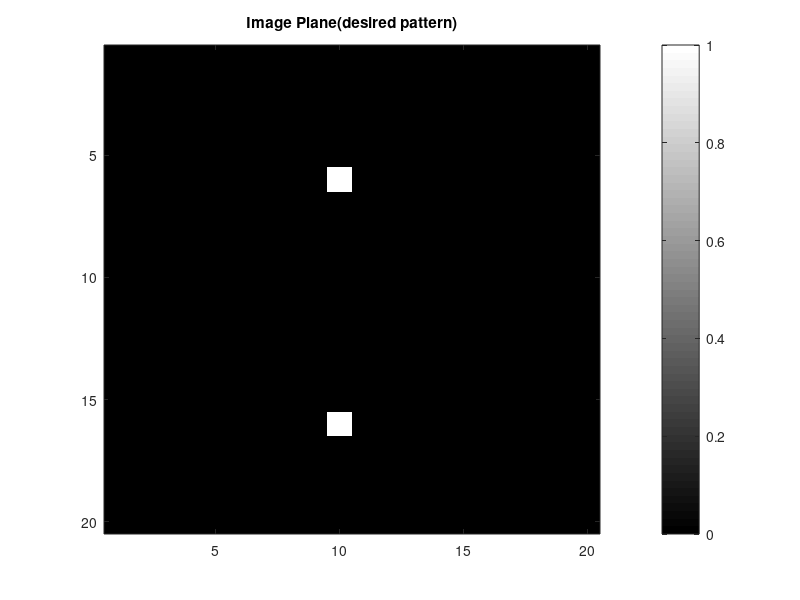

The MATLAB script that drew this image: (Note: this script raises an error after producing the figure.)
clc;
clear all;
close all;

global lambda k AmpImage N M dW z;

% Data of Amplitude on the Image Plane
AmpImage = [0 0 0 0 0 0 0 0 0 0
        0 0 0 0 0 0 0 0 0 0
        0 0 0 0 1 0 0 0 0 0
        0 0 0 0 0 0 0 0 0 0
        0 0 0 0 0 0 0 0 0 0
        0 0 0 0 0 0 0 0 0 0
        0 0 0 0 0 0 0 0 0 0
        0 0 0 0 1 0 0 0 0 0
        0 0 0 0 0 0 0 0 0 0
        0 0 0 0 0 0 0 0 0 0
        ];
AmpImage = [0 0 0 0 0 0 0 0 0 0
        0 0 0 0 0 0 0 0 0 0
        0 0 0 0 1 1 0 0 0 0
        0 0 0 0 1 1 0 0 0 0
        0 0 1 1 1 1 1 1 0 0
        0 0 1 1 1 1 1 1 0 0
        0 0 0 0 1 1 0 0 0 0
        0 0 0 0 1 1 0 0 0 0
        0 0 0 0 0 0 0 0 0 0
        0 0 0 0 0 0 0 0 0 0
        ];
AmpImage = [0 0 0 0 0 0 0 0 0 0 0 0 0 0 0 0 0 0 0 0
        0 0 0 0 0 0 0 0 0 0 0 0 0 0 0 0 0 0 0 0
        0 0 0 0 0 0 0 0 0 0 0 0 0 0 0 0 0 0 0 0
        0 0 0 0 0 0 0 0 0 0 0 0 0 0 0 0 0 0 0 0
        0 0 0 0 0 0 0 0 0 0 0 0 0 0 0 0 0 0 0 0
        0 0 0 0 0 0 0 0 0 1 0 0 0 0 0 0 0 0 0 0
        0 0 0 0 0 0 0 0 0 0 0 0 0 0 0 0 0 0 0 0
        0 0 0 0 0 0 0 0 0 0 0 0 0 0 0 0 0 0 0 0
        0 0 0 0 0 0 0 0 0 0 0 0 0 0 0 0 0 0 0 0
        0 0 0 0 0 0 0 0 0 0 0 0 0 0 0 0 0 0 0 0
        0 0 0 0 0 0 0 0 0 0 0 0 0 0 0 0 0 0 0 0
        0 0 0 0 0 0 0 0 0 0 0 0 0 0 0 0 0 0 0 0
        0 0 0 0 0 0 0 0 0 0 0 0 0 0 0 0 0 0 0 0
        0 0 0 0 0 0 0 0 0 0 0 0 0 0 0 0 0 0 0 0
        0 0 0 0 0 0 0 0 0 0 0 0 0 0 0 0 0 0 0 0
        0 0 0 0 0 0 0 0 0 1 0 0 0 0 0 0 0 0 0 0
        0 0 0 0 0 0 0 0 0 0 0 0 0 0 0 0 0 0 0 0
        0 0 0 0 0 0 0 0 0 0 0 0 0 0 0 0 0 0 0 0
        0 0 0 0 0 0 0 0 0 0 0 0 0 0 0 0 0 0 0 0
        0 0 0 0 0 0 0 0 0 0 0 0 0 0 0 0 0 0 0 0
        ];

figure;
imagesc(AmpImage);
colormap gray
colorbar
title('Image Plane(desired pattern)')

dW = 10e-6; %Spacing between elements
z = 50e-6; % Distance of Image plane from the resonator plane

lambda = 1.550e-6;
k = 2 * pi / lambda;
[N, M] = size(AmpImage); % Image plane discretization size
E_Sample = zeros(N, M); % initial an array to store sample image for calculation

for ii = 1:N

    for jj = 1:M

        E_Sample = E_Sample + Green(ii, jj);
    end

end

figure;
imagesc(abs(E_Sample));
colormap jet
colorbar
title('Sample Plane Intensity')

figure;
imagesc(angle(E_Sample));
colormap jet
colorbar
title('Sample Plane Phase')

function E_Sample = Green(coordImageX, coordImageY)

    global lambda k AmpImage N M dW z;
    [N, M] = size(AmpImage);
    amplitude = AmpImage(coordImageX, coordImageY); % inversely solved electric field at the sample plane

    SamplePlane = zeros(N, M); % electric field at sample plane.

    [coordSampleX, coordSampleY] = meshgrid((1:N) * dW, (1:M) * dW);

    for ii = 1:N

        for jj = 1:M

            distance = (((coordImageX - ii) * dW)^2 + ((coordImageY - jj) * dW)^2 + z^2)^(-0.5);
            SamplePlane(ii, jj) = amplitude * distance * exp(1i * k * distance);

        end

    end

    E_Sample = SamplePlane;
end
